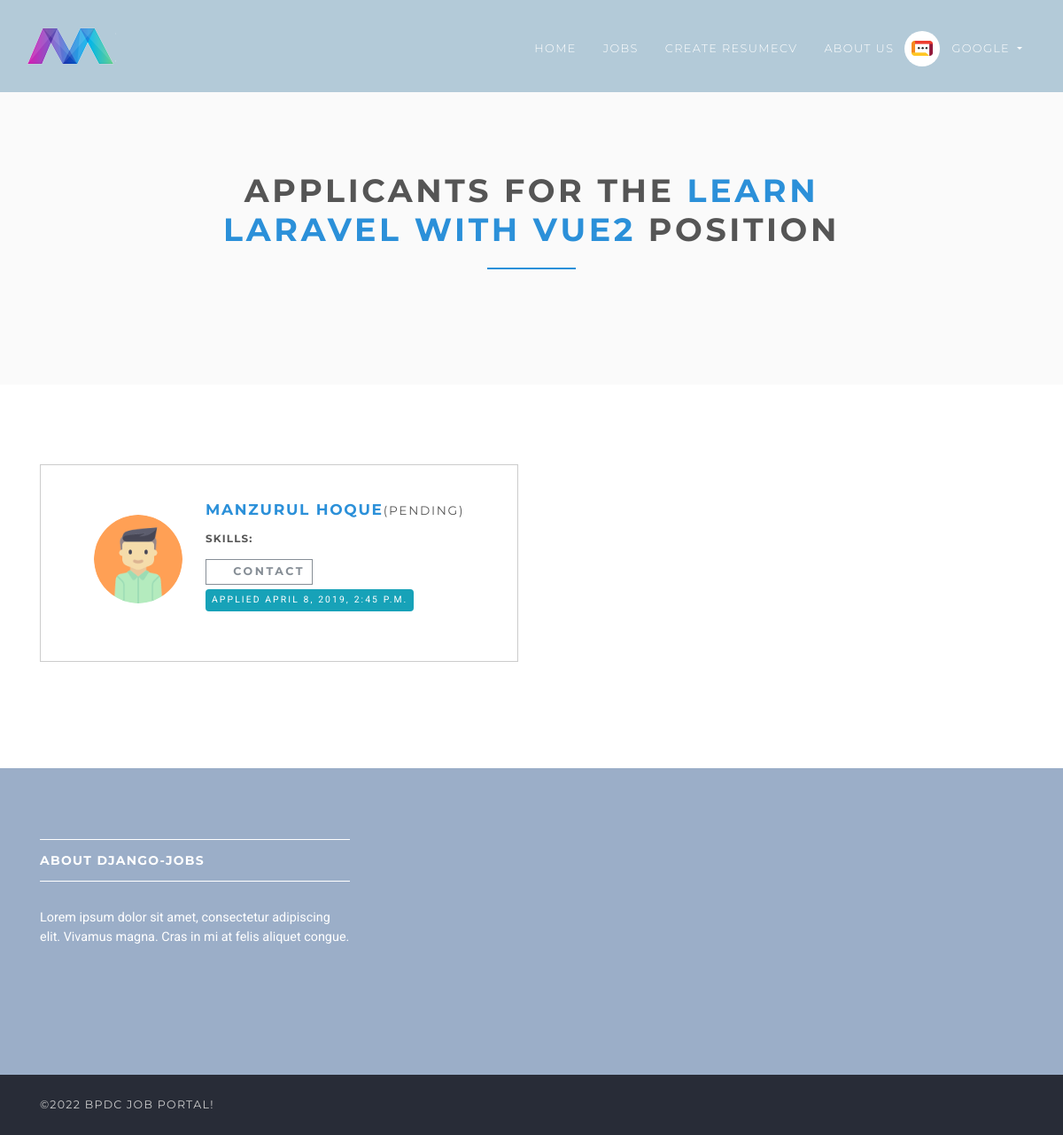
The app's page /en/employer/dashboard/applicants/1/ (signed in) with its own data.
### accounts/models.py (models this page shows, shortened)
class User(AbstractUser):
    username = None
    role = models.CharField(max_length=12, error_messages={"required": "Role must be provided"})
    gender = models.CharField(max_length=10, blank=True, null=True, default="")
    email = models.EmailField(
        unique=True, blank=False, error_messages={"unique": "A user with that email already exists."}
    )
    USERNAME_FIELD = "email"
    REQUIRED_FIELDS = []
    objects = UserManager()

### jobsapp/models.py (models this page shows, shortened)
class Job(models.Model):
    user = models.ForeignKey(User, on_delete=models.CASCADE)
    title = models.CharField(max_length=300)
    description = models.TextField()
    location = models.CharField(max_length=150)
    type = models.CharField(choices=JOB_TYPE, max_length=10)
    category = models.CharField(max_length=100)
    last_date = models.DateTimeField()
    company_name = models.CharField(max_length=100)
    company_description = models.CharField(max_length=300)
    website = models.CharField(max_length=100, default="")
    created_at = models.DateTimeField(default=timezone.now)
    filled = models.BooleanField(default=False)
    salary = models.IntegerField(default=0, blank=True)
    tags = models.ManyToManyField(Tag)
    objects = JobManager()
    class Meta:
        ordering = ["id"]

class Applicant(models.Model):
    user = models.ForeignKey(User, on_delete=models.CASCADE)
    job = models.ForeignKey(Job, on_delete=models.CASCADE, related_name="applicants")
    created_at = models.DateTimeField(default=timezone.now)
    comment = models.TextField(blank=True, null=True)
    status = models.SmallIntegerField(default=1)
    class Meta:
        ordering = ["id"]
        unique_together = ["user", "job"]
    @property
    def get_status(self):
        if self.status == 1:
            return "Pending"
        elif self.status == 2:
            return "Accepted"
        else:
            return "Rejected"

### jobsapp/views/employer.py (the view)
# urls.py: path("applicants/<int:job_id>/", ApplicantPerJobView.as_view(), name="employer-dashboard-applicants"),
class ApplicantPerJobView(ListView):
    model = Applicant
    template_name = "jobs/employer/applicants.html"
    context_object_name = "applicants"
    paginate_by = 6
    @method_decorator(login_required(login_url=reverse_lazy("accounts:login")))
    @method_decorator(user_is_employer)
    def dispatch(self, request, *args, **kwargs):
        return super().dispatch(self.request, *args, **kwargs)
    def get_queryset(self):
        return Applicant.objects.filter(job_id=self.kwargs["job_id"]).order_by("id")
    def get_context_data(self, **kwargs):
        context = super().get_context_data(**kwargs)
        context["job"] = Job.objects.get(id=self.kwargs["job_id"])
        return context

### templates/jobs/employer/applicants.html (shortened to what this page needs)
{% extends 'base.html' %}
{% load static %}
{% block content %}
    <section class="bg-light-gray">
        <div class="container">
            <div class="row">
                <div class="col-lg-8 mx-auto">
                    <h1 class="heading">Applicants for the <span class="accent">{{ job.title }}</span> position</h1>
                </div>
            </div>
        </div>
    </section>
    <section>
        <div class="container">
            <div class="row">
                {% for applicant in applicants %}
                    <div class="col-lg-6">
                        <div class="box applicant">
                            <div class="row">
                                <div class="col-md-3 mr-4">
                                    <div class="image">
                                        <img src="{% static 'img/avatar.png' %}" alt=""
                                             class="img-fluid rounded-circle">
                                    </div>
                                </div>
                                <div class="col-md-8">
                                    <h4><a href="{% url 'jobs:applied-applicant-view' applicant.job.id applicant.id %}">{{ applicant.user.get_full_name }}</a><small>({{ applicant.get_status }})</small></h4>
                                    <h6>Skills:
                                    </h6>
                                    <a href="mailto:{{ applicant.user.email }}?Subject=Interested"
                                       class="btn btn-outline-white-secondary btn-sm">
                                        <i class="fa fa-envelope"></i>Contact
                                    </a>
                                    <p>
                                        <span class="badge badge-info">Applied {{ applicant.created_at.astimezone }}</span>
                                    </p>
                                </div>
                            </div>
                        </div>
                    </div>
                {% endfor %}
            </div>
        </div>
    </section>
{% endblock %}

### templates/base.html (shortened to what this page needs)
{% load static %}
{% load static i18n %}
{% get_current_language as LANGUAGE_CODE %}
<!DOCTYPE html>
<html lang="{{ LANGUAGE_CODE }}">
<head>
    <link rel="stylesheet"
          href="{% static 'vendor/bootstrap/css/bootstrap.min.css' %}">
    <link rel="stylesheet"
          href="{% static 'vendor/font-awesome/css/font-awesome.min.css' %}">
    <link rel="stylesheet" href="{% static 'vendor/owl.carousel/assets/owl.carousel.css' %}">
    <link rel="stylesheet" href="{% static 'vendor/owl.carousel/assets/owl.theme.default.css' %}">
    <link rel="stylesheet" href="{% static 'css/style.default.css' %}" id="theme-stylesheet">
    <link rel="stylesheet" href="{% static 'css/custom.css' %}">
    <link rel="stylesheet" href="https://cdnjs.cloudflare.com/ajax/libs/toastr.js/latest/toastr.min.css"/>
</head>
<body>
<header class="header">
    <nav class="navbar navbar-expand-lg">
        <div class="container-fluid">
            <a href="{% url 'jobs:home' %}" class="navbar-brand">
                <img src="{% static 'img/logo-small.png' %}" alt="logo" class="d-none d-lg-block">
            </a>
            <div id="navbarSupportedContent" class="collapse navbar-collapse">
                {% with request.resolver_match.url_name as url_name %}
                    <ul class="navbar-nav ml-auto">
                        <li class="nav-item {% if url_name == 'home' %}active{% endif %}">
                            <a href="{% url 'jobs:home' %}" class="nav-link">Home <span class="sr-only">(current)</span></a>
                        </li>
                        <li class="nav-item {% if url_name == 'jobs' %}active{% endif %}">
                            <a href="{% url 'jobs:jobs' %}" class="nav-link">Jobs</a>
                        </li>
                        <li class="nav-item {% if url_name == 'templates' %}active{% endif %}">
                            <a href="{% url 'resume_cv:templates' %}" class="nav-link">Create ResumeCV</a>
                        </li>
                        <li class="nav-item">
                            <a href="/{{ LANGUAGE_CODE }}/about-us/" class="nav-link">About Us</a>
                        </li>
                        {% if request.user.is_authenticated and request.user.role == 'employer' %}
                            <li class="nav-item dropdown">
                                <a id="clientZone" href="#" data-toggle="dropdown"
                                   aria-haspopup="true" aria-expanded="false"
                                   class="nav-link dropdown-toggle has-img mb-3 mb-lg-0 mt-3 mt-lg-0">
                                    <div class="client-menu-image">
                                        <div class="inner">
                                            <img src="{% static 'img/company-1.png' %}"
                                                 alt="company image"
                                                 class="img-fluid">
                                        </div>
                                    </div>
                                    {% if request.user.role == 'employee' %}
                                        {{ request.user.first_name }} {{ request.user.last_name }}
                                    {% else %}
                                        {{ request.user.first_name }}
                                    {% endif %}
                                </a>
                            </li>
                        {% endif %}
                    </ul>
                {% endwith %}
            </div>
        </div>
    </nav>
</header>
<div>
    {% block content %} {% endblock %}
</div>
<footer class="footer">
    <div class="footer__block">
        <div class="container">
            <div class="row">
                <div class="col-lg-4 col-md-12 mb-5">
                    <h4 class="h5">About django-jobs</h4>
                    <p> Lorem ipsum dolor sit amet, consectetur adipiscing elit. Vivamus magna. Cras in mi at felis
                        aliquet congue. </p>
                </div>
            </div>
        </div>
    </div>
    <div class="footer__copyright">
        <div class="container">
            <div class="row">
                <div class="col-md-4 text-md-left text-center">
                    <p>&copy;{% now "Y" %} BPDC JOB PORTAL!</p>
        </div>
    </div>
</footer>
</body>
</html>

### static/css/style.default.css (style rules this page uses)
html { height:100% }
body { height:100% }
header { z-index:1000 }
section { position:relative;padding-top:90px;padding-bottom:90px }
.heading { text-align:center;margin-bottom:40px }
.heading:after { content:" ";display:block;width:100px;height:2px;margin:20px auto 20px;background:#2b90d9 }
a,button { -webkit-transition:all .2s ease-out;transition:all .2s ease-out }
a i.fa,button i.fa { margin:0 5px }
.bg-light-gray { background:#fafafa }
.accent { color:#2b90d9 }
.badge { text-transform:uppercase;letter-spacing:.2em;font-weight:400;font-size:0.65rem;padding:7px }
.header { width:100% }
.navbar { text-transform:uppercase;letter-spacing:0.1em;background:#B3CAD8;padding-top:0 !important;padding-bottom:0 !important }
.navbar a { font-family:"Montserrat",Helvetica,Arial,sans-serif }
.navbar ul.navbar-nav>li>a:not(.navbar-btn) { color:#fff;font-weight:300;font-family:"Montserrat",Helvetica,Arial,sans-serif;font-size:0.8rem }
@media (min-width: 992px) { .navbar ul.navbar-nav>li>a:not(.navbar-btn) { border-top:5px solid transparent;padding:40px 15px !important;color:#fff;font-weight:300 } }
#clientZone.has-img { position:relative;padding-left:50px !important;border-color:transparent !important }
.client-menu-image { display:inline-block;width:40px;height:40px;line-height:50px;-ms-flex-line-pack:center;align-content:center;border-radius:50%;background:#fff;position:absolute;top:50%;left:-3px;-webkit-transform:translateY(-50%);transform:translateY(-50%) }
.client-menu-image .inner { width:100%;height:100%;display:-webkit-box;display:-ms-flexbox;display:flex;-webkit-box-align:center;-ms-flex-align:center;align-items:center;-webkit-box-pack:center;-ms-flex-pack:center;justify-content:center }
.client-menu-image img { width:60% }
.footer__block { background:#9baec8;padding:80px 0 }
.footer__block h4 { border-top:solid 1px #fff;border-bottom:solid 1px #fff;padding:15px 0;margin-bottom:30px;color:#fff;text-transform:uppercase;letter-spacing:0.08rem }
.footer__block p { color:#fff;font-size:0.9rem }
.footer__copyright { background:#282c37;color:#ccc;padding:20px 0;font-size:.7875rem;line-height:28px;font-family:"Montserrat",Helvetica,Arial,sans-serif;text-transform:uppercase;letter-spacing:0.1em }
.footer__copyright p { margin:0 }
.box { background:#fff;margin:0 0 30px;border:solid 1px #ccc;-webkit-box-sizing:border-box;box-sizing:border-box;padding:40px }
.applicant { clear:both }
.applicant .image { width:100px;margin-left:20px }
.applicant .btn { margin-bottom:5px;margin-right:5px }
.navbar { padding:.5rem 1rem }
.navbar-brand { display:inline-block;padding-top:.33594rem;padding-bottom:.33594rem;margin-right:1rem;font-size:1.09375rem }
.btn { font-weight:700;font-family:"Montserrat",Helvetica,Arial,sans-serif;border:1px solid transparent;text-transform:uppercase;letter-spacing:0.2em;padding:.375rem .75rem;font-size:.875rem;line-height:1.5;border-radius:0;-webkit-transition:background-color 0.15s ease-in-out,border-color 0.15s ease-in-out,-webkit-box-shadow 0.15s ease-in-out;transition:background-color 0.15s ease-in-out,border-color 0.15s ease-in-out,-webkit-box-shadow 0.15s ease-in-out;transition:background-color 0.15s ease-in-out,border-color 0.15s ease-in-out,box-shadow 0.15s ease-in-out;transition:background-color 0.15s ease-in-out,border-color 0.15s ease-in-out,box-shadow 0.15s ease-in-out,-webkit-box-shadow 0.15s ease-in-out }
.btn-outline-white-secondary { color:#868e96;background-color:#fff;background-image:none;border-color:#868e96 }
.btn-sm { padding:.25rem .5rem;font-size:.7875rem;line-height:1.5;border-radius:0 }
body { font-family:"Roboto",Helvetica,Arial,sans-serif;font-size:.875rem;font-weight:400;line-height:1.5;color:#555;background-color:#fff }
a { color:#2b90d9;text-decoration:none }
h1,h2,h3,h4,h5,h6,.h1,.h2,.h3,.h4,.box-simple h3,.box-image .name h3,.box-image-text .top .name h3,.box-image-text .top .name h4,.h5,.h6 { margin-bottom:1rem;font-family:"Montserrat",Helvetica,Arial,sans-serif;font-weight:700;line-height:1.2;color:#555;text-transform:uppercase;letter-spacing:0.1em }
h1,.h1 { font-size:2.275rem }
h4,.h4,.box-simple h3,.box-image .name h3,.box-image-text .top .name h3,.box-image-text .top .name h4 { font-size:1.0675rem }
h5,.h5 { font-size:.875rem }
h6,.h6 { font-size:.74375rem }
small,.small { font-size:80%;font-weight:400 }
.badge-info { color:color-yiq(#17a2b8);background-color:#17a2b8 }

### records on screen
User: user.first_name "GOOGLE"
Job: title "LEARN LARAVEL WITH VUE2"
Applicant: user.get_full_name "MANZURUL HOQUE", get_status "PENDING", created_at.astimezone "APRIL 8, 2019, 2:45 P.M."
